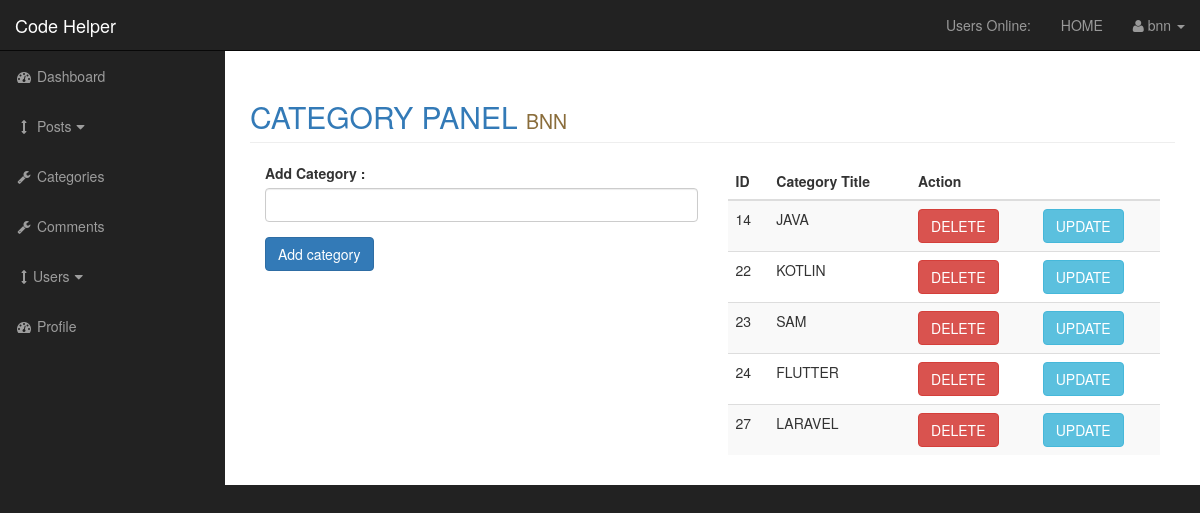
Screenshot of /admin/categories.php (signed in) with the database file from the repository.
### tables this page shows
CREATE TABLE `categories` (
  `cat_id` int(10) NOT NULL,
  `cat_title` varchar(255) NOT NULL
);

### admin/functions.php (the view, shortened to what this page needs)
<?php
function select_all_categories()
{global $connection;
    $query = "SELECT * FROM categories" ;
    $select_all_categories_query= mysqli_query($connection,$query);
           while ($row = mysqli_fetch_assoc($select_all_categories_query)) {
            $cat_title= $row['cat_title'];
            $cat_id= $row['cat_id'];
            ?>
        <tr>
            <td><?php echo $cat_id;?></td>
            <td><?php echo $cat_title;?></td>
            <td><a class="btn btn-danger" href="categories.php?delete=<?php echo $cat_id;?>">DELETE</a></td>
            <td><a class="btn btn-info" href="categories.php?update=<?php echo $cat_id;?>">UPDATE</a></td>
        </tr>
        <?php }
        }
    ?>

### admin/css/sb-admin.css (style rules this page uses)
body { margin-top: 100px; background-color: #222; }
@media (min-width:768px) { body { margin-top: 50px; } }

### rows the page displays
categories: cat_id "14", cat_title "JAVA"
categories: cat_id "22", cat_title "KOTLIN"
categories: cat_id "23", cat_title "SAM"
categories: cat_id "24", cat_title "FLUTTER"
categories: cat_id "27", cat_title "LARAVEL"

### other values shown
$_SESSION['username'] "bnn"
$_SESSION['username'] "BNN"
